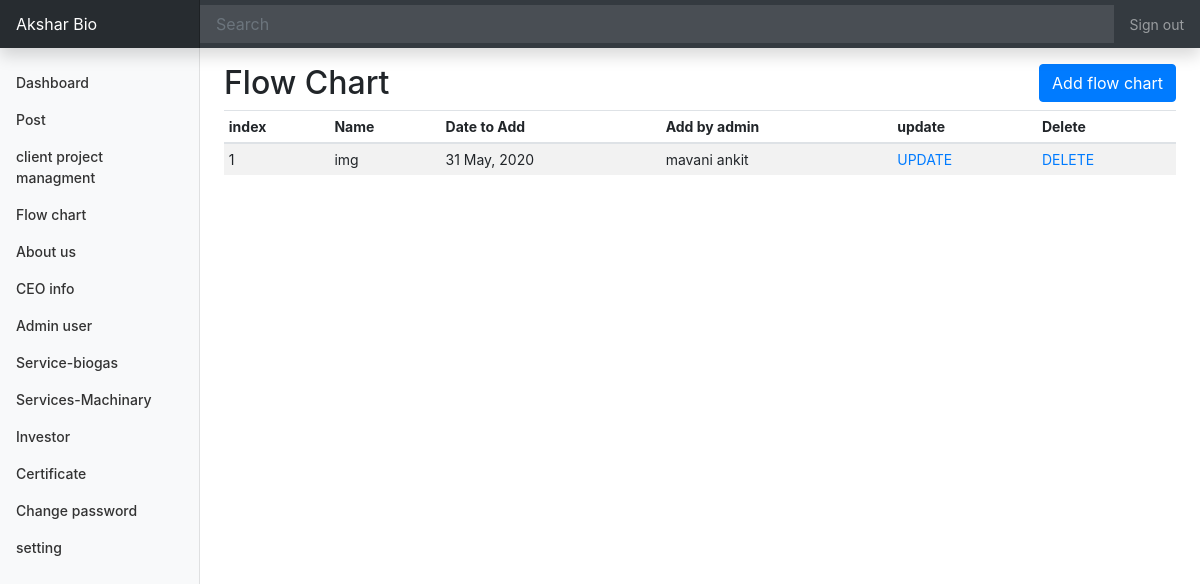
/Admin/flow-chart.php (signed in), run on the app's committed database.
### tables this page shows
CREATE TABLE `flow_chart` (
  `fc_id` int(10) NOT NULL,
  `fc_name` varchar(30) NOT NULL,
  `fc_image` varchar(30) NOT NULL,
  `fc_add_by` varchar(30) NOT NULL,
  `fc_date` varchar(30) NOT NULL
);

### Admin/flow-chart.php (the view, shortened to what this page needs)
<!doctype html>
<html lang="en">
<?php include "header.php"; ?>
<body>
    <?php include "nav-bar.php"; ?>
    <div class="container-fluid">
        <div class="row">
            <?php include "slide-bar.php"; ?>
            <main role="main" class="col-md-9 ml-sm-auto col-lg-10 px-md-4">
                <div class="row mt-3">
                    <h2 class="col-6">Flow Chart</h2>
                    <div class="col-6 text-right"> <a class="btn btn-primary text-right" href="add-fc.php"
                            role="button">Add
                            flow chart</a></div>
                </div>
                <div class="table-responsive">
                    <table class="table table-striped table-sm">
                        <?php
                        include "config.php";
                        $sql = "SELECT * FROM flow_chart ORDER BY fc_id DESC";
                        $result = mysqli_query($conn, $sql) or die("Query Failed.");
                        if (mysqli_num_rows($result) > 0) {
                            $index = 1;
                        ?>
                        <thead>
                            <tr>
                                <th>index</th>
                                <th>Name</th>
                                <th>Date to Add</th>
                                <th>Add by admin</th>
                                <th>update</th>
                                <th>Delete</th>
                            </tr>
                        </thead>
                        <?php while ($row = mysqli_fetch_assoc($result)) { ?>
                        <tbody>
                            <tr>
                                <td><?php echo $index;
                                            $index++; ?></td>
                                <td><?php echo $row['fc_name'] ?></td>
                                <td><?php echo $row['fc_date'] ?></td>
                                <td><?php echo $row['fc_add_by'] ?></td>
                                <td><a href="update-fc.php?id=<?php echo $row['fc_id']; ?>">UPDATE</a></td>
                                <td><a onclick="return confirm('Please click on OK to continue.');"
                                        href="delete-fc.php?id=<?php echo $row['fc_id']; ?>">DELETE</a></td>
                            </tr>
                        </tbody><?php } ?>
                        <?php } else {
                            echo "<h3>No Results Found.</h3>";
                        } ?>
                    </table>
            </main>
        </div>
    </div>
</body>
</html>

### Admin/design/dashboard.css (style rules this page uses)
body { font-size: .875rem; }

### data on the page
flow_chart: fc_name "img", fc_date "31 May, 2020", fc_add_by "mavani ankit"
